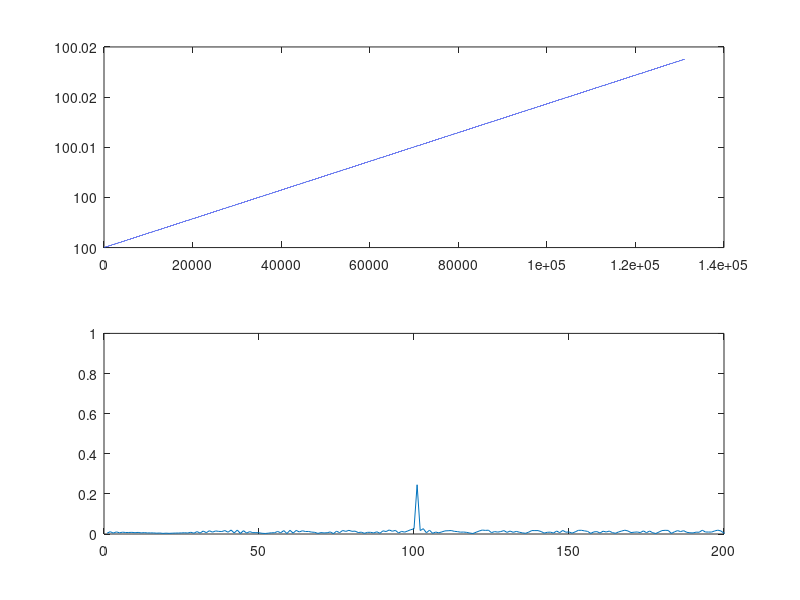
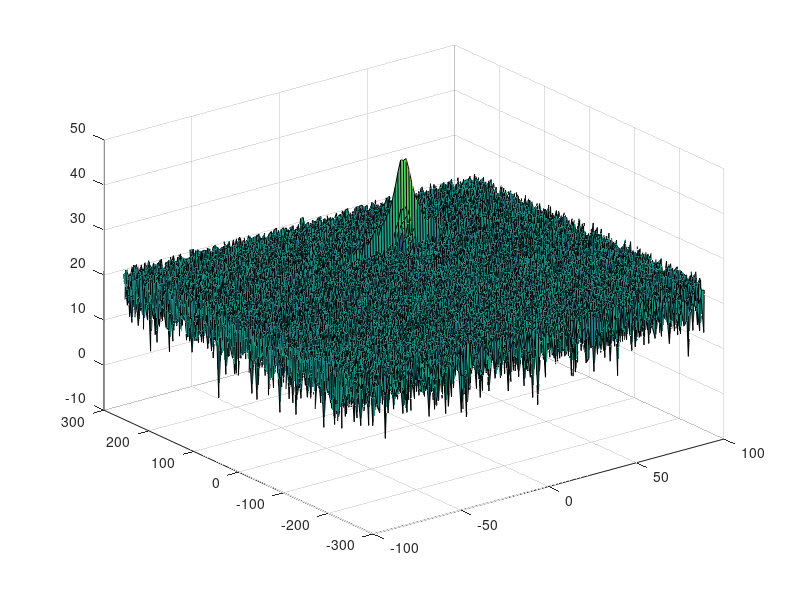
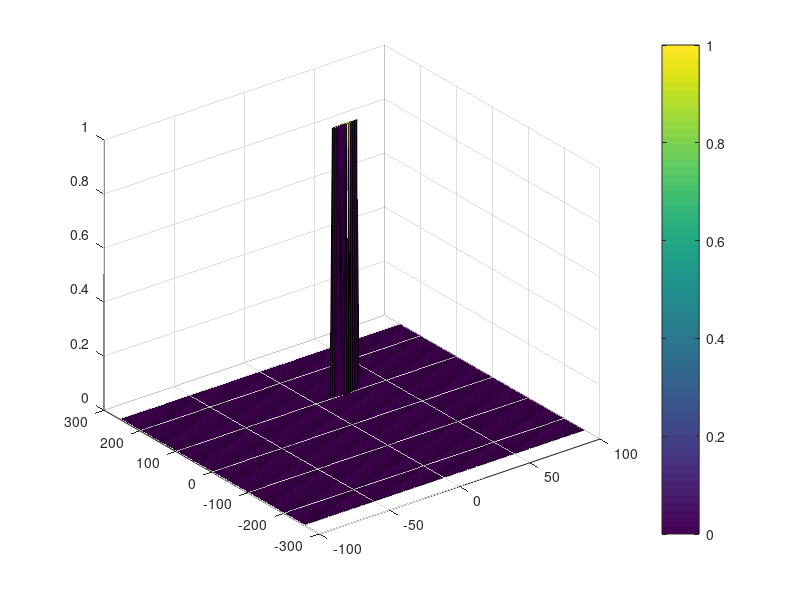

These figures' MATLAB source, in order:
clear all;
close all;
clc;

%% Radar Specifications 
%%%%%%%%%%%%%%%%%%%%%%%%%%%
% Frequency of operation = 77GHz
% Max Range = 200m
% Range Resolution = 1 m
% Max Velocity = 100 m/s
%%%%%%%%%%%%%%%%%%%%%%%%%%%

%speed of light = 3e8
%% User Defined Range and Velocity of target
% *%TODO* :
% define the target's initial position and velocity. Note : Velocity
% remains contant
 
R = 100 % m
V = 20 % m/s


%% FMCW Waveform Generation

% *%TODO* :
%Design the FMCW waveform by giving the specs of each of its parameters.
% Calculate the Bandwidth (B), Chirp Time (Tchirp) and Slope (slope) of the FMCW
% chirp using the requirements above.
c = 3e8;
range_res = 1;
range_max = 200;

B = 3e8 / (2 * range_res)
Tchirp = 5.5 * 2* range_max / c
Slope = B/Tchirp

%Operating carrier frequency of Radar 
fc= 77e9;             %carrier freq

                                                          
%The number of chirps in one sequence. Its ideal to have 2^ value for the ease of running the FFT
%for Doppler Estimation. 
Nd=128;                   % #of doppler cells OR #of sent periods % number of chirps

%The number of samples on each chirp. 
Nr=1024;                  %for length of time OR # of range cells

% Timestamp for running the displacement scenario for every sample on each
% chirp
t=linspace(0,Nd*Tchirp,Nr*Nd); %total time for samples


%Creating the vectors for Tx, Rx and Mix based on the total samples input.
Tx = zeros(1,length(t));    %transmitted signal
Rx = zeros(1,length(t));    %received signal
Mix = zeros(1,length(t));   %beat signal

%Similar vectors for range_covered and time delay.
r_t = zeros(1,length(t));
td = zeros(1,length(t));


%% Signal generation and Moving Target simulation
% Running the radar scenario over the time. 

for i=1:length(t)         
    
    
    % *%TODO* :
    %For each time stamp update the Range of the Target for constant velocity. 
    
    r_t(i) = R + V * t(i);
    
    % *%TODO* :
    %For each time sample we need update the transmitted and
    %received signal. 
    
    % The time delay is the time needed to reach the current position of
    % the target and come back to the receiver.
    td(i) = 2 * r_t(i) / c; 
    
    Tx(i) = cos(2 * pi * (fc * t(i) + Slope * t(i)^2 / 2));
    Rx(i) = cos(2 * pi * (fc * (t(i) - td(i)) + Slope * (t(i) - td(i))^2 / 2));    
    
    % *%TODO* :
    %Now by mixing the Transmit and Receive generate the beat signal
    %This is done by element wise matrix multiplication of Transmit and
    %Receiver Signal
    Mix(i) = Tx(i).*Rx(i);
    
end

%% RANGE MEASUREMENT

%reshape the vector into Nr*Nd array. Nr and Nd here would also define the size of
%Range and Doppler FFT respectively.

signal =reshape(Mix, [Nr, Nd]);

%run the FFT on the beat signal along the range bins dimension (Nr) and
%normalize.

signal_fft = fft(signal,Nr)./Nr;

% Take the absolute value of FFT output

signal_fft = abs(signal_fft);

% The utput of the FFT is a double sided signal
% We discard half of the samples.

signal_fft  = signal_fft(1:Nr/2+1);

%plotting the range
figure ('Name','Range from First FFT')
subplot(2,1,1)
plot(r_t);

 % plot FFT output 
subplot(2,1,2)
plot(signal_fft);
 
axis ([0 200 0 1]);


%% RANGE DOPPLER RESPONSE
% The 2D FFT implementation is already provided here. This will run a 2DFFT
% on the mixed signal (beat signal) output and generate a range doppler
% map.You will implement CFAR on the generated RDM


% Range Doppler Map Generation.

% The output of the 2D FFT is an image that has reponse in the range and
% doppler FFT bins. So, it is important to convert the axis from bin sizes
% to range and doppler based on their Max values.

Mix=reshape(Mix,[Nr,Nd]);

% 2D FFT using the FFT size for both dimensions.
sig_fft2 = fft2(Mix,Nr,Nd);

% Taking just one side of signal from Range dimension.
sig_fft2 = sig_fft2(1:Nr/2,1:Nd);
sig_fft2 = fftshift (sig_fft2);
RDM = abs(sig_fft2);
RDM = 10*log10(RDM); 

%use the surf function to plot the output of 2DFFT and to show axis in both
%dimensions
doppler_axis = linspace(-100,100,Nd);
range_axis = linspace(-200,200,Nr/2)*((Nr/2)/400);
figure,surf(doppler_axis,range_axis,RDM);

%% CFAR implementation

%Slide Window through the complete Range Doppler Map

%Select the number of Training Cells in both the dimensions.
Tr = 12;
Td = 6;

%Select the number of Guard Cells in both dimensions around the Cell under 
%test (CUT) for accurate estimation

Gr = 6;
Gd = 2;
% *%TODO* :
% offset the threshold by SNR value in dB
offset = 24;

%Create a vector to store noise_level for each iteration on training cells
noise_level = zeros(1,1);

%Design a loop such that it slides the CUT across range doppler map by
%giving margins at the edges for Training and Guard Cells.
%For every iteration sum the signal level within all the training
%cells. To sum convert the value from logarithmic to linear using db2pow
%function. Average the summed values for all of the training
%cells used. After averaging convert it back to logarithimic using pow2db.
%Further add the offset to it to determine the threshold. Next, compare the
%signal under CUT with this threshold. If the CUT level > threshold assign
%it a value of 1, else equate it to 0.

% Use RDM[x,y] as the matrix from the output of 2D FFT for implementing
% CFAR

for i = Gr + Tr+ 1: (Nr/2) -(Gr + Tr+ 1)
    noise_level = 0;
    for j= Gd + Td +1:Nd -(Gd + Td +1)  
        noise_level = sum(db2pow(RDM(i-Gr-Tr:i-Gr,j-Gd-Td:j-Gd)))+ sum(db2pow(RDM(i+Gr:i+Gr+Tr,j+Gd:j+Gd+Td)));
        threshold = pow2db(noise_level/((2*Tr+2*Gr+1)*(2*Td+2*Gd+1)-(2*Gr+1)*(2*Gd+1)))+offset;
        
        if RDM(i,j) > threshold
            RDM(i,j) = 1;
        else
            RDM(i,j) = 0;
        end
    end
end


% *%TODO* :
% The process above will generate a thresholded block, which is smaller 
%than the Range Doppler Map as the CUT cannot be located at the edges of
%matrix. Hence,few cells will not be thresholded. To keep the map size same
% set those values to 0. 
% 
% Setting these values to zero has to be done AFTER calculating CFAR.
% Otherwise it would alter the results of averaging the training cells.

RDM(1:Nr/2,1:Gd+Td) = 0;
RDM(1:Nr/2,Nd-(Gd+Td):Nd) = 0;
RDM(1:Gr+Tr,Td+Gd:Nd-(Gd+Td)) = 0;
RDM(Nr/2-(Gr+Tr):Nr/2,Td+Gd:Nd-(Gd+Td)) = 0;


% *%TODO* :
%display the CFAR output using the Surf function like we did for Range
%Doppler Response output.
figure,surf(doppler_axis,range_axis,RDM);
colorbar;